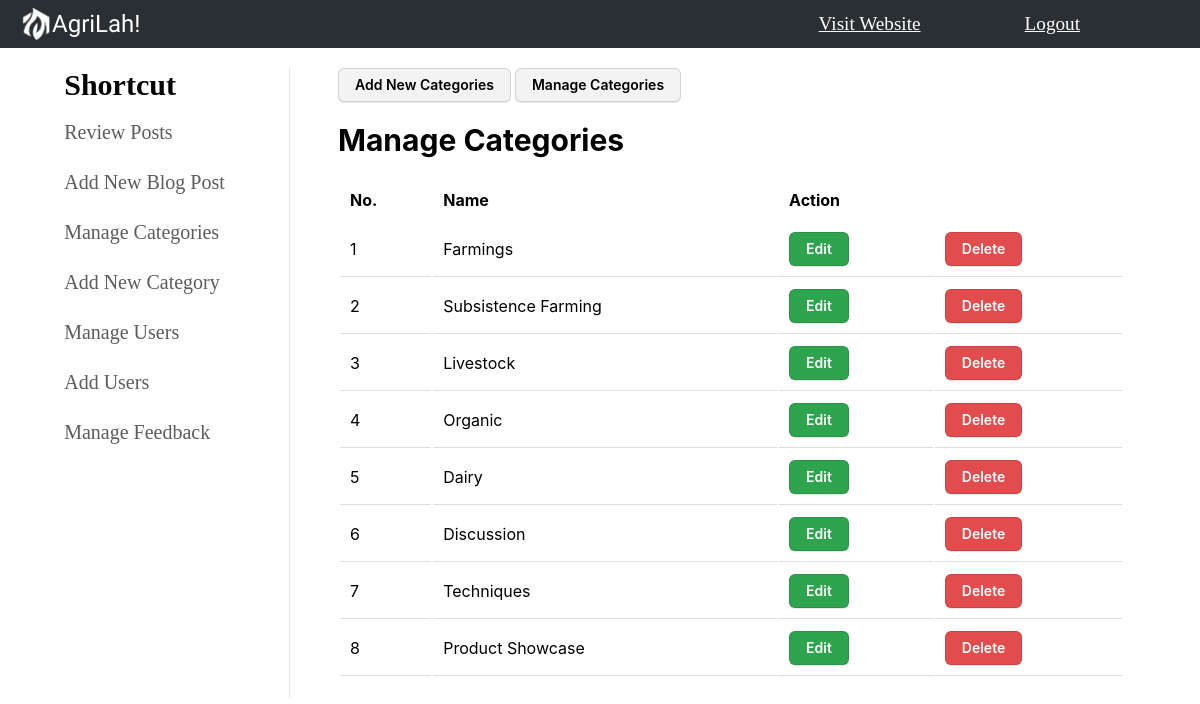
The page /admin/manage-category.php on the database its author committed.
### tables this page shows
CREATE TABLE IF NOT EXISTS `blog_category` (
  `category_id` int NOT NULL AUTO_INCREMENT,
  `category_name` varchar(255) DEFAULT NULL,
  PRIMARY KEY (`category_id`)
);

### admin/manage-category.php (the view, shortened to what this page needs)
<?php
include "header.php";
$query = "SELECT * FROM `blog_category` ORDER BY `category_id` DESC ";
$stmt = $db->query($query);
?>
    <main class="main">
        <section class="grid-container">
            <?php include 'sidebar.php'?>
            <div>
                <div class="form-wrapper">
                    <form method="get">
                        <input type="submit" name="action" class="neutral-btn" value="Add New Categories">
                        <input type="submit" name="action" class="neutral-btn" value="Manage Categories">
                    </form>
                </div>
                <?php
                    echo '<section class="row-container">';
                    if ((isset($_GET['action'])) && $_GET['action'] == 'Add New Categories'){
                        include ("category_form.html");
                    }elseif ((isset($_GET['action'])) && $_GET['action'] == 'Edit'){
                        include ("edit-category.php");
                    }
                    else{
                        if ($stmt->num_rows != 0){
                            $count = 0;
                            echo '<section class="row-container">';
                            echo '<h2>Manage Categories</h2>';
                            echo '<table>';
                            echo '<tr>';
                            echo '<th>No.</th>';
                            echo '<th>Name</th>';
                            echo '<th>Action</th>';
                            echo '</tr>';
                            while ($row = $stmt->fetch_assoc()){
                                $count += 1;
                                echo "<tr>";
                                echo '<td>' . $count . '</td>';
                                echo '<td>' . $row['category_name'] . '</td>';
                                echo '<td>';
                                echo '<form method="get">';
                                echo '<input type="submit" class="green-btn" name="action" value="Edit" />';
                                echo '</form>';
                                echo '</td>';
                                echo '<td>';
                                echo '<form action="delete-category.php" method="get">';
                                echo '<input type="submit" class="red-btn" value="Delete" />';
                                echo '</form>';
                                echo '</td>';
                                echo "</tr>";
                            };
                            echo '</table>';
                            }else{
                                echo 'No category records found';
                            };
                    }
                echo '</section>';
                ?>
            </div>
        </section>
    </main>
</body>

### admin/style/style.css (style rules this page uses)
html, body { scroll-behavior: smooth; }
* { margin: 0; padding: 0; box-sizing: border-box; }
.grid-container { display: grid; grid-template-columns: 290px auto; grid-gap: 3rem; margin-top: 20px; }
.row-container { margin: 20px 0; width: 98%; font-family: -apple-system,system-ui,"Segoe UI",Helvetica,Arial,sans-serif,"Apple Color Emoji","Segoe UI Emoji"; }
.row-container h2 { font-size: 30px; margin: 20px 0; font-weight: 700; }
table { width: 95%; }
td, th { text-align: left; padding: 10px; border-collapse: collapse; overflow-x: hidden; }
td { border-bottom: 1px solid #dddddd; }
.green-btn, .red-btn, .neutral-btn, .blue-btn { border-radius: 6px; box-sizing: border-box; border: 1px solid rgba(27, 31, 35, .15); box-shadow: rgba(27, 31, 35, .1) 0 1px 0; color: #fff; cursor: pointer; font-family: -apple-system,system-ui,"Segoe UI",Helvetica,Arial,sans-serif,"Apple Color Emoji","Segoe UI Emoji"; font-size: 14px; font-weight: 600; line-height: 20px; padding: 6px 16px; }
.neutral-btn { color: black; background: #f3f3f3; }
.green-btn, .input-form input[type=submit] { background-color: #2ea44f; }
.red-btn { background-color: #e24c4c; }

### rows shown on the page
blog_category: category_name "Farmings"
blog_category: category_name "Subsistence Farming"
blog_category: category_name "Livestock"
blog_category: category_name "Organic"
blog_category: category_name "Dairy"
blog_category: category_name "Discussion"
blog_category: category_name "Techniques"
blog_category: category_name "Product Showcase"
